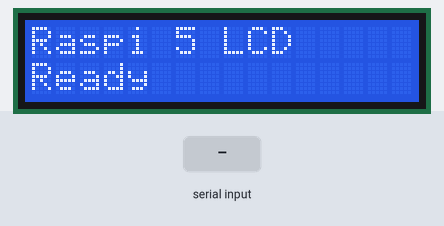
The program below on a simulated Raspberry Pi (BCM pin numbers). On the bench: 16×2 character LCD. The inputs (shaded band) are chosen by the test bench. What the program prints to the terminal is not drawn.

Above: at 3.3 s.
3.4 s: "1" typed at the terminal, then Enter
At 4.1 s:
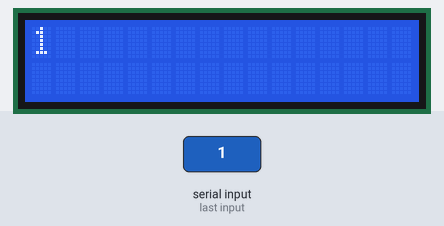
4.9 s: "0" typed at the terminal, then Enter
At 5.3 s:
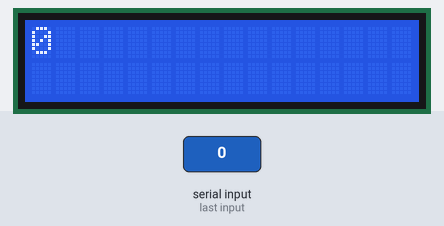
6.4 s: "2" typed at the terminal, then Enter
At 7.6 s:
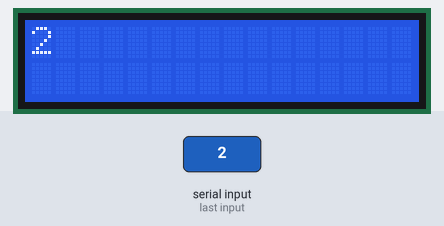
Timing chart, 0 to 9.4 s (numbered marks = the images above; inputs shaded):
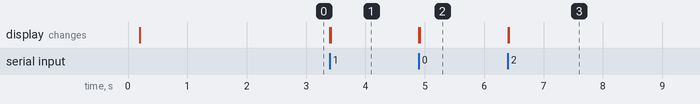

Measured:
- after the input at 3.4 s, the display: first changes at once (image 1 shows a later state)
- after the input at 4.9 s, the display: first changes at once (image 2 shows a later state)
- after the input at 6.4 s, the display: first changes at once (image 3 shows a later state)

The program:

lcd2.py
```python
import RPi.GPIO as GPIO
import time

# ?? BCM ??(Pi5 ??)
GPIO.setmode(GPIO.BCM)
GPIO.setwarnings(False)

# GPIO ??(BCM??)
RS = 17
EN = 27
D4 = 5
D5 = 6
D6 = 13
D7 = 19

pins = [RS, EN, D4, D5, D6, D7]

for pin in pins:
    GPIO.setup(pin, GPIO.OUT)
    GPIO.output(pin, GPIO.LOW)

class LCD:
    def __init__(self):
        self.init_display()

    def pulse_en(self):
        GPIO.output(EN, GPIO.HIGH)
        time.sleep(0.0005)
        GPIO.output(EN, GPIO.LOW)
        time.sleep(0.0005)

    def send_nibble(self, nibble):
        GPIO.output(D4, nibble & 0x01)
        GPIO.output(D5, (nibble >> 1) & 0x01)
        GPIO.output(D6, (nibble >> 2) & 0x01)
        GPIO.output(D7, (nibble >> 3) & 0x01)
        self.pulse_en()

    def send_byte(self, byte, mode=0):
        GPIO.output(RS, mode)
        self.send_nibble(byte >> 4)
        self.send_nibble(byte & 0x0F)
        time.sleep(0.001)

    def init_display(self):
        time.sleep(0.1)

        # ?????
        self.send_nibble(0x03)
        time.sleep(0.005)
        self.send_nibble(0x03)
        time.sleep(0.005)
        self.send_nibble(0x03)
        time.sleep(0.005)
        self.send_nibble(0x02)
        time.sleep(0.005)

        self.send_byte(0x28, 0)  # 4bit, 2?
        self.send_byte(0x0C, 0)  # ???,???
        self.send_byte(0x06, 0)  # ????
        self.send_byte(0x01, 0)  # ??
        time.sleep(0.005)

    def write_char(self, char):
        self.send_byte(ord(char), 1)

    def write_string(self, text):
        for char in text[:16]:
            self.write_char(char)

    def goto(self, line, col=0):
        if line == 0:
            addr = 0x80 + col
        else:
            addr = 0xC0 + col
        self.send_byte(addr, 0)

    def clear(self):
        self.send_byte(0x01, 0)
        time.sleep(0.005)

lcd = LCD()

lcd.goto(0, 0)
lcd.write_string("Raspi 5 LCD")
lcd.goto(1, 0)
lcd.write_string("Ready")

time.sleep(2)

try:
    while True:
        text = input("Input: ")
        lcd.clear()
        lcd.goto(0, 0)
        lcd.write_string(text[:16])
        if len(text) > 16:
            lcd.goto(1, 0)
            lcd.write_string(text[16:32])
except KeyboardInterrupt:
    lcd.clear()
    GPIO.cleanup()
```
